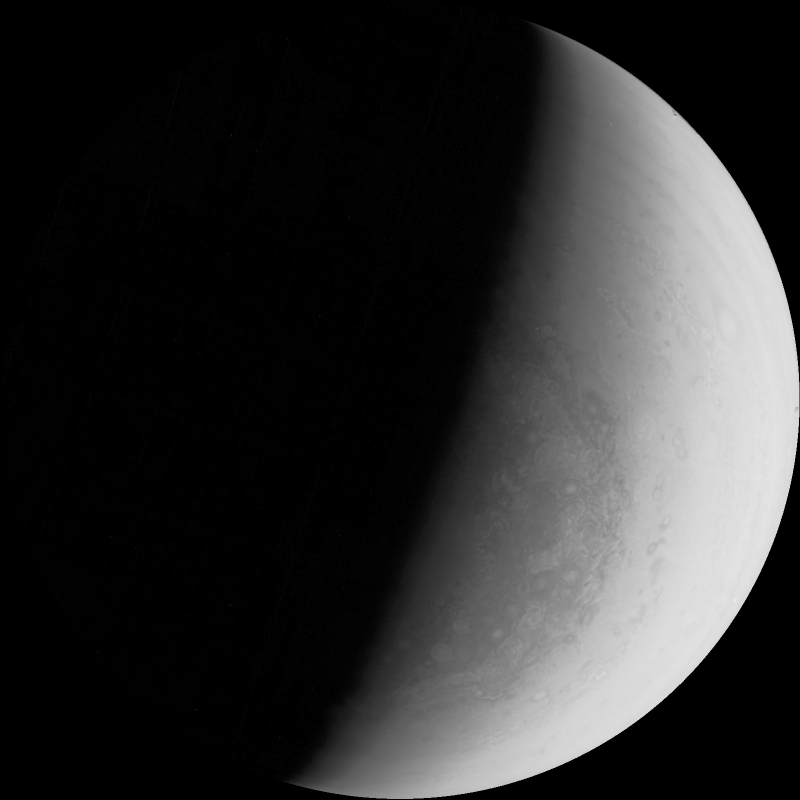
#> input picture ImageSet/JNCE_2022272_45C00088_V01-red.png, 1600 x 1600 px, found by its file name (shown at 1/2 size)
$ python convert.py
#> lines starting #> are read from the running program, lines starting #| are printed output that depends on the picture
import cv2 as cv
import matplotlib.pyplot as plt


def image_convert(r , g , b):

    img = cv.merge((r,g,b))
    #final_frame = cv.hconcat((img, map))

    #saves the merged image to a file
    #cv.imwrite("/test/Output/rgb.jpg",img)

    im_rgb = cv.cvtColor(img, cv.COLOR_BGR2RGB)

    #im_rgb=cv.resize(im_rgb,dsize=(550,435))

    cv.imwrite('ImageSet/final_image.jpg', im_rgb)

    return im_rgb

# Grayscale image containing red values
red = cv.imread("ImageSet/JNCE_2022272_45C00088_V01-red.png",0)
#> red is the input picture: shape (1600, 1600); min 0, max 233, mean 46.9

# Grayscale image containing Blue values
blue = cv.imread("ImageSet/JNCE_2022272_45C00088_V01-blue.png",0)
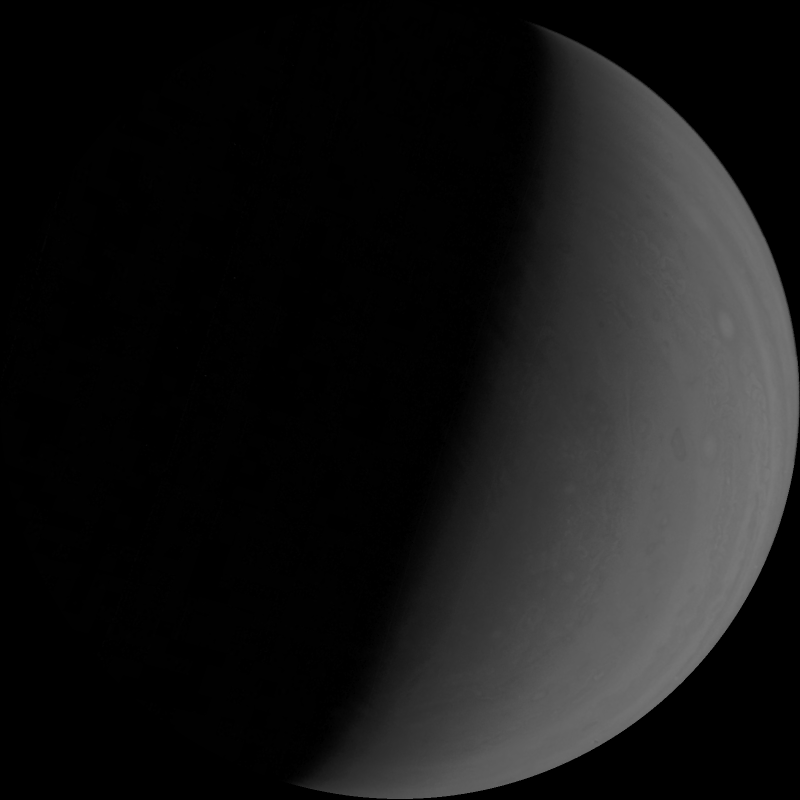
#> input picture ImageSet/JNCE_2022272_45C00088_V01-blue.png, 1600 x 1600 px, found by its file name (shown at 1/2 size)
#> blue is the input picture: shape (1600, 1600); min 0, max 122, mean 23.2

# Grayscale image containing Green values
green = cv.imread("ImageSet/JNCE_2022272_45C00088_V01-green.png",0)
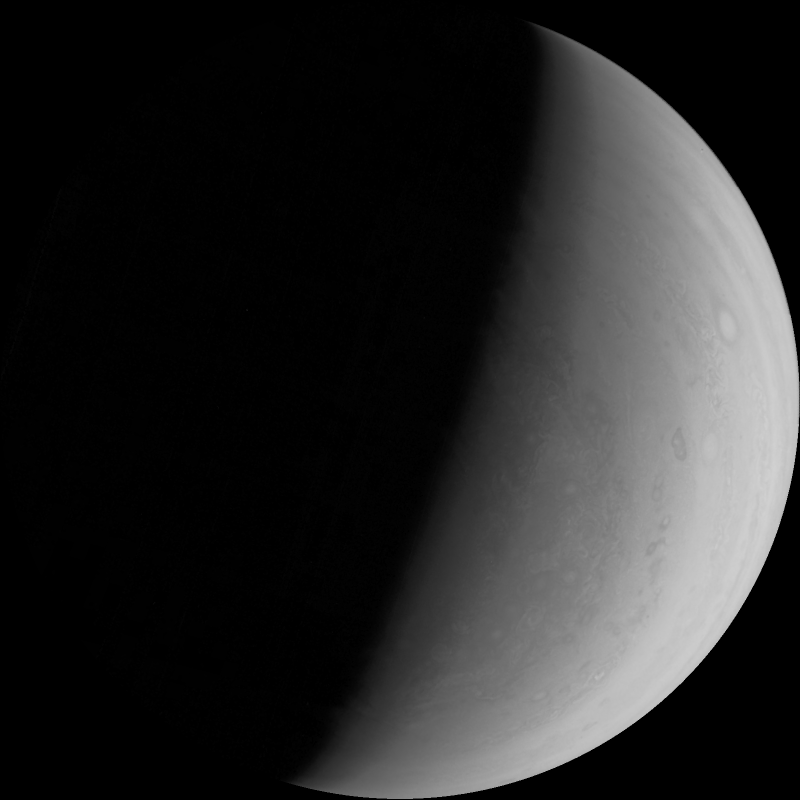
#> input picture ImageSet/JNCE_2022272_45C00088_V01-green.png, 1600 x 1600 px, found by its file name (shown at 1/2 size)
#> green is the input picture: shape (1600, 1600); min 0, max 209, mean 39.8

#Calling the Funcation as argument
image_convert(red , green , blue)
#> in image_convert, `img = cv.merge((r,g,b))`:
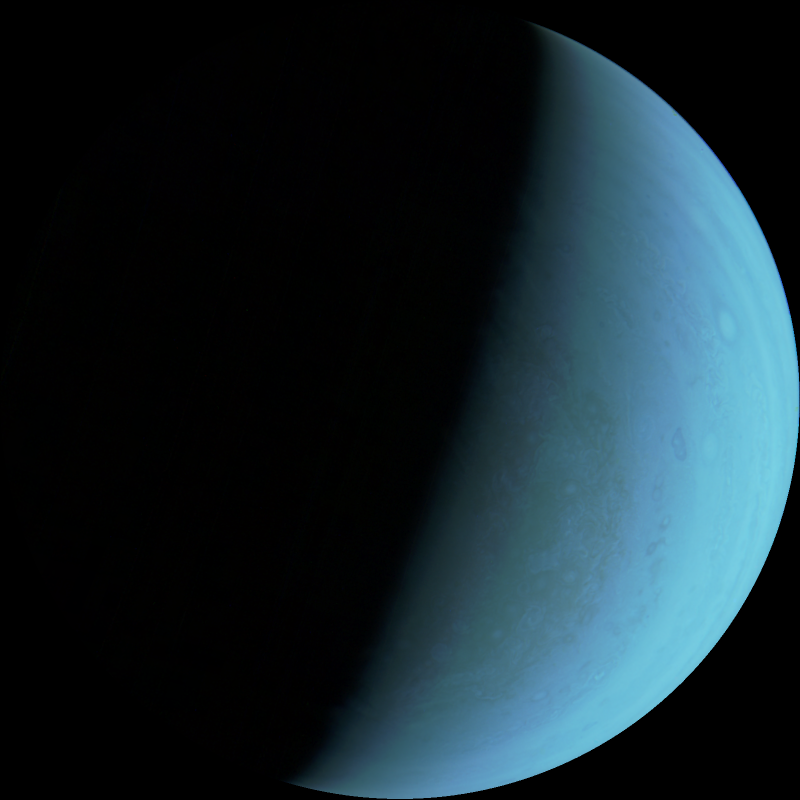
#> img: shape (1600, 1600, 3) (shown at 1/2 size); mean of channels 0, 1, 2 46.9, 39.8, 23.2; drawn as B, G, R
